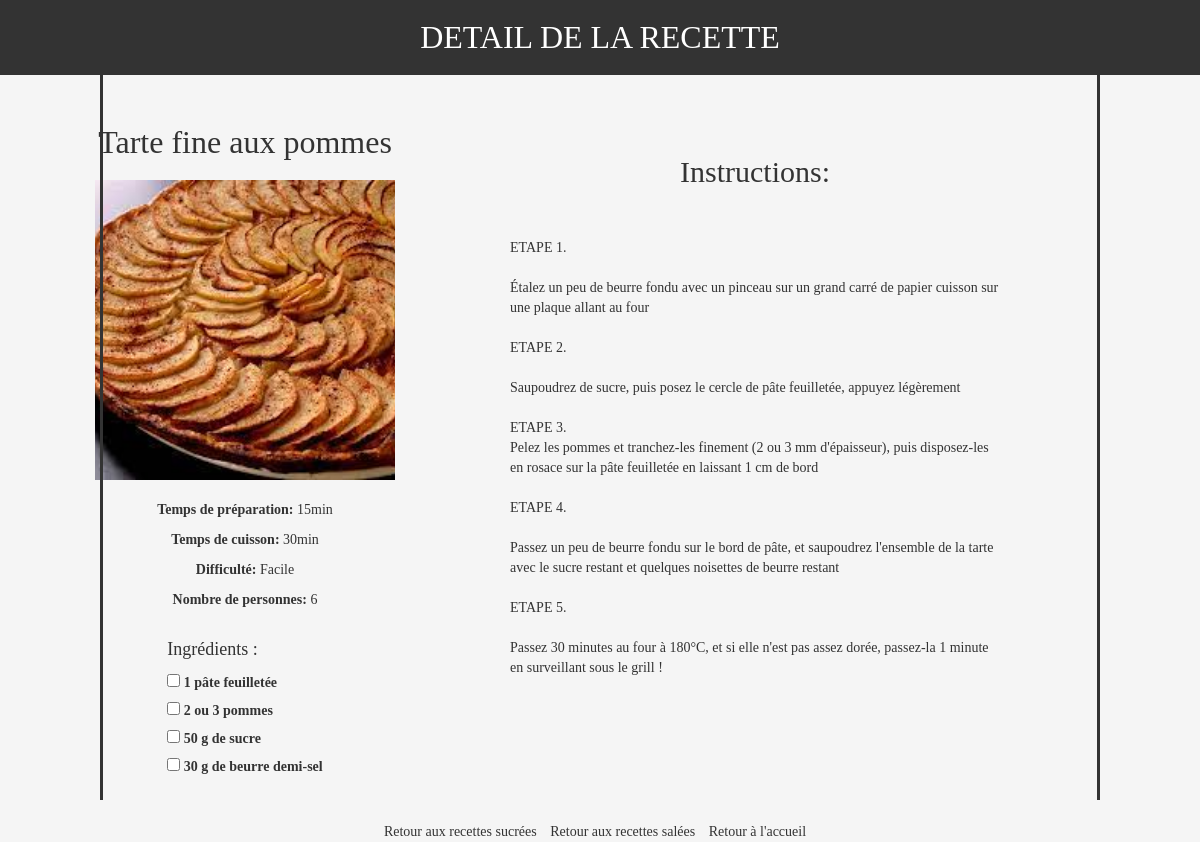
The app's page /recette/1/ with its own data.
### blog/models.py (models this page shows, shortened)
class Recette(models.Model):
    titre = models.CharField(max_length=200)
    temps_cuisson = models.CharField(max_length=100)
    temps_preparation = models.CharField(max_length=100)
    ingredients = models.TextField()
    etapes_preparation = models.TextField()
    categorie = models.ForeignKey(Categorie, on_delete=models.CASCADE)
    difficulte = models.IntegerField(choices=((1, 'Facile'), (2, 'Moyenne'), (3, 'Difficile')))
    nombre_personnes = models.PositiveIntegerField()
    date_creation = models.DateTimeField(default=timezone.now)
    auteur = models.ForeignKey(settings.AUTH_USER_MODEL, on_delete=models.CASCADE)
    image = models.ImageField(upload_to='images/', null=True, blank=True)

### blog/views.py (the view)
# urls.py: path('recette/<int:recette_id>/', views.recette_detail, name='recette_detail'),
def recette_detail(request, recette_id):
    recette = get_object_or_404(Recette, id=recette_id)
    ingredients_list = recette.ingredients.split('\n')
    forms = []
    for ingredient in ingredients_list:
        form_data = {'ingredient': ingredient}
        form = IngredientForm(form_data)
        forms.append(form)
    context = {
        'recette': recette,
        'forms': forms
    }
    return render(request, 'blog/recette_detail.html', context)

### blog/templates/blog/recette_detail.html (shortened to what this page needs)
<!DOCTYPE html>
{% load static %}
<html>
<head>
    <link rel="stylesheet" href="//maxcdn.bootstrapcdn.com/bootstrap/3.2.0/css/bootstrap.min.css">
    <link rel="stylesheet" href="//maxcdn.bootstrapcdn.com/bootstrap/3.2.0/css/bootstrap-theme.min.css">
    <link rel="stylesheet" href="{% static 'css/styles_recette_detail.css' %}">
</head>
<body>
    <header>
        <h1>DETAIL DE LA RECETTE</h1>
    </header>
    <div class="left-bar"></div>
    <div class="right-bar"></div>
    <div class="recette-info">
        <div class="recette-detail">
            <h1>{{ recette.titre }}</h1>
            <img src="{{ recette.image.url }}" alt="{{ recette.titre }}">
            <div class="info">
                <p><strong>Temps de préparation:</strong> {{ recette.temps_preparation }}</p>
                <p><strong>Temps de cuisson:</strong> {{ recette.temps_cuisson }}</p>
                <p><strong>Difficulté:</strong>
                    {% if recette.difficulte == 1 %}
                        Facile
                    {% elif recette.difficulte == 2 %}
                        Moyenne
                    {% elif recette.difficulte == 3 %}
                        Difficile
                    {% else %}
                        Inconnue
                    {% endif %}
                </p>
                <p><strong>Nombre de personnes:</strong> {{ recette.nombre_personnes }}</p>
            </div>
            <div class="ingredients">
                <h3>Ingrédients :</h3>
                <form method="post">
                    {% for form in forms %}
                        <div class="ingredient">
                            <input type="checkbox" {% if form.checked.value %}checked{% endif %}>
                            <label>{{ form.ingredient.value }}</label>
                        </div>
                    {% endfor %}
                </form>
            </div>
        </div>
        <div class="instructions">
            <h2>Instructions:</h2>
            <p>{{ recette.etapes_preparation|linebreaksbr }}</p>
        </div>
    </div>
    <div class="retour">
        <a href="{% url 'recettes_sucrees' %}">Retour aux recettes sucrées</a>
        <a href="{% url 'recettes_salees' %}">Retour aux recettes salées</a>
        <a href="{% url 'accueil' %}">Retour à l'accueil</a>
    </div>
</body>
</html>

### blog/static/css/styles_recette_detail.css (style rules this page uses)
body { font-family: 'Lobster', cursive; background-color: #f5f5f5; margin: 0; padding: 0; }
.left-bar { background-color: #333; width: 3px; height: 100vh; position: fixed; top: 0; left: 100px; }
.right-bar { background-color: #333; width: 3px; height: 100vh; position: fixed; top: 0; right: 100px; }
header { background-color: #333; color: #fff; text-align: center; padding: 20px; }
h1 { font-size: 32px; margin: 0; }
.recette-detail { display: flex; flex-direction: column; align-items: center; margin-top: 50px; }
.recette-detail h1 { margin-bottom: 20px; }
.recette-detail img { width: 300px; height: 300px; object-fit: cover; margin-bottom: 20px; }
.info { text-align: center; margin-bottom: 20px; }
.info p { margin: 0; margin-bottom: 10px; }
.ingredients { text-align: left; margin-bottom: 20px; }
.ingredients h3 { font-family: cursive; font-size: 18px; margin: 0; margin-bottom: 10px; }
.instructions { text-align:left; margin-bottom: 20px; margin-top: 80px; margin-right: 200px; }
.instructions h2 { text-align: center; margin: 0; margin-bottom: 50px; }
.retour { margin-top: 20px; text-align: center ; }
.retour a { margin-right: 10px; color: #333; text-decoration: none; }
.recette-info { display: flex; justify-content: space-between; }
.recette-info .recette-detail { flex-basis: 50%; margin-right: 20px; }
.recette-info .instructions { flex-basis: 50%; }

### records on screen
Recette: titre "Tarte fine aux pommes", image (picture), temps_preparation "15min", temps_cuisson "30min", nombre_personnes "6", etapes_preparation "ETAPE 1. Étalez un peu de beurre fondu avec un pinceau sur un grand carré de papier cuisson sur une plaque allant au four ETAPE 2. Saupoudrez de sucre, puis posez le cercle de pâte feuilletée, appuyez légèrement ETAPE 3. Pelez les pommes et tranchez-les finement (2 ou 3 mm d'épaisseur), puis disposez-les en rosace sur la pâte feuilletée en laissant 1 cm de bord ETAPE 4. Passez un peu de beurre fondu sur le bord de pâte, et saupoudrez l'ensemble de la tarte avec le sucre restant et quelques noisettes de beurre restant ETAPE 5. Passez 30 minutes au four à 180°C, et si elle n'est pas assez dorée, passez-la 1 minute en surveillant sous le grill !"
